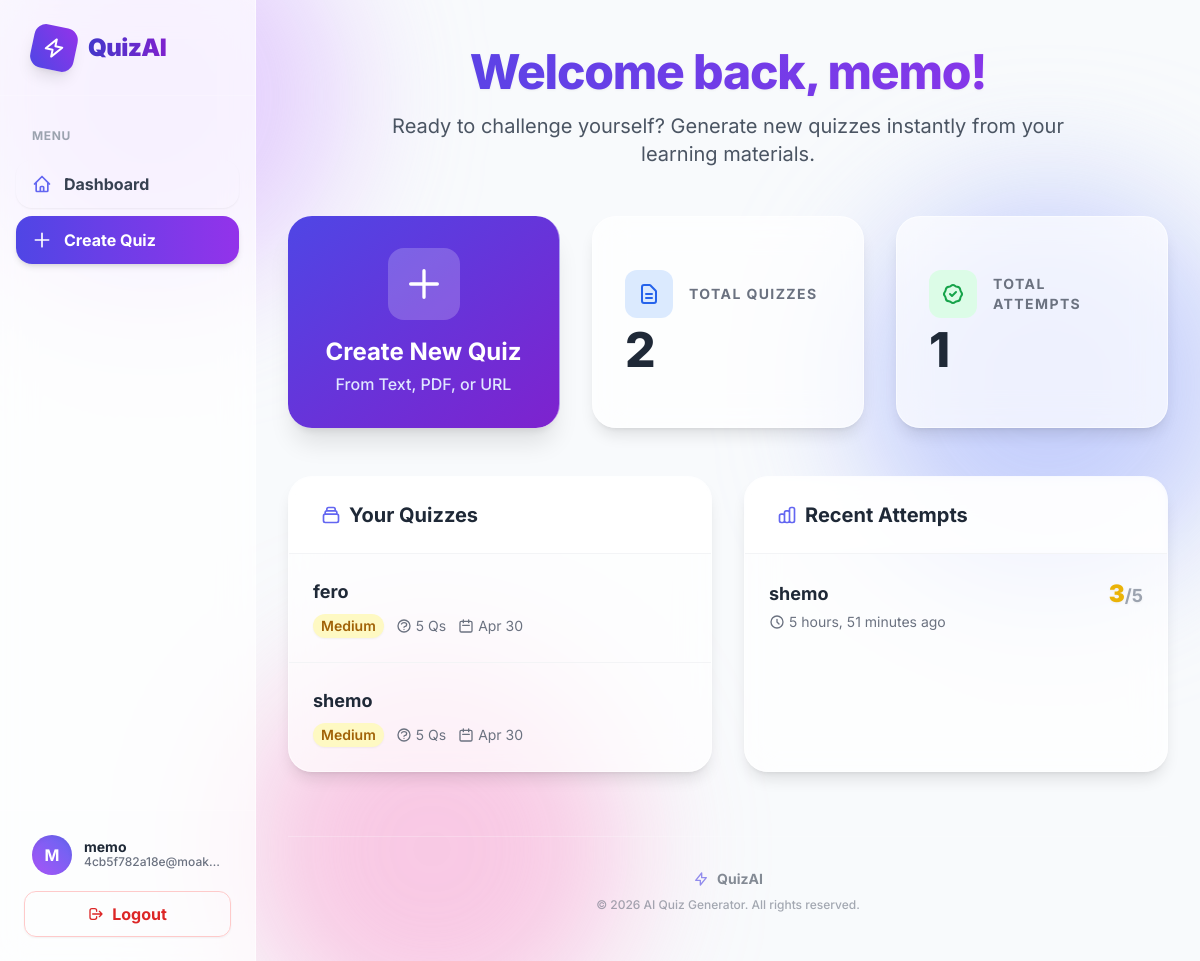
/ (signed in), run on an earlier commit of the app's database.
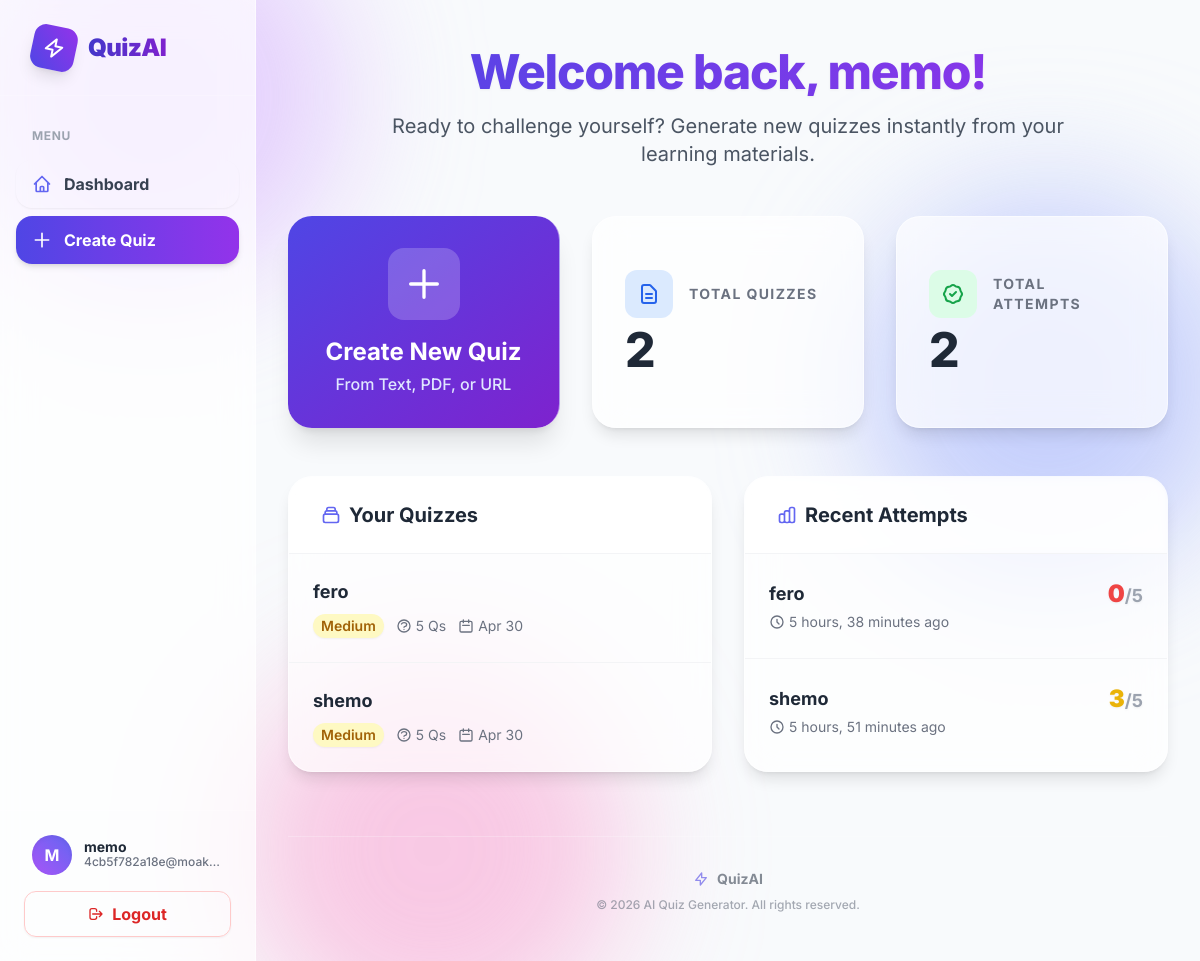
And on a later commit of the database.
### core/models.py (models this page shows, shortened)
class User(AbstractUser):
    email = models.EmailField(unique=True)
    is_email_verified = models.BooleanField(default=False)

class Quiz(models.Model):
    id = models.UUIDField(primary_key=True, default=uuid.uuid4, editable=False)
    user = models.ForeignKey(User, on_delete=models.CASCADE, related_name='quizzes')
    title = models.CharField(max_length=255)
    difficulty = models.CharField(max_length=50, choices=[('Easy', 'Easy'), ('Medium', 'Medium'), ('Hard', 'Hard')])
    created_at = models.DateTimeField(auto_now_add=True)

class QuizSession(models.Model):
    id = models.UUIDField(primary_key=True, default=uuid.uuid4, editable=False)
    user = models.ForeignKey(User, on_delete=models.CASCADE, related_name='sessions')
    quiz = models.ForeignKey(Quiz, on_delete=models.CASCADE, related_name='sessions')
    score = models.IntegerField(default=0)
    total_questions = models.IntegerField(default=0)
    created_at = models.DateTimeField(auto_now_add=True)

### core/views.py (the view)
# urls.py: path('', views.home_view, name='home'),
@login_required
def home_view(request):
    quizzes = Quiz.objects.filter(user=request.user).order_by('-created_at')
    sessions = QuizSession.objects.filter(user=request.user).order_by('-created_at')[:5]
    return render(request, 'core/home.html', {'quizzes': quizzes, 'sessions': sessions})

### templates/core/home.html (shortened to what this page needs)
{% extends 'base.html' %}
{% block content %}
<div class="mb-8 md:mb-12 text-center animate-slide-up opacity-0 px-4">
    <h1 class="text-3xl sm:text-4xl md:text-5xl font-extrabold text-transparent bg-clip-text bg-gradient-to-r from-indigo-600 to-purple-600 tracking-tight mb-3 md:mb-4 drop-shadow-sm">Welcome back, {{ user.username }}!</h1>
    <p class="text-lg md:text-xl text-gray-600 max-w-2xl mx-auto">Ready to challenge yourself? Generate new quizzes instantly from your learning materials.</p>
</div>
<div class="grid grid-cols-1 sm:grid-cols-2 md:grid-cols-3 gap-4 sm:gap-6 md:gap-8 mb-8 md:mb-12">
    <div class="glass text-white rounded-3xl shadow-xl p-6 md:p-8 flex flex-col items-center justify-center transition-all duration-300 hover:-translate-y-2 hover:shadow-2xl cursor-pointer relative overflow-hidden group animate-slide-up opacity-0 delay-100 bg-gradient-to-br from-indigo-600 to-purple-700 sm:col-span-2 md:col-span-1" onclick="location.href='{% url 'generate_quiz' %}'">
        <div class="relative z-10 flex flex-col items-center text-center">
            <div class="bg-white/20 p-4 rounded-2xl mb-4 group-hover:scale-110 transition-transform duration-300">
                <svg class="w-8 h-8 md:w-10 md:h-10" fill="none" stroke="currentColor" viewBox="0 0 24 24"><path stroke-linecap="round" stroke-linejoin="round" stroke-width="2" d="M12 4v16m8-8H4"></path></svg>
            </div>
            <h3 class="text-xl md:text-2xl font-bold mb-1">Create New Quiz</h3>
            <p class="text-indigo-100 font-medium text-sm md:text-base">From Text, PDF, or URL</p>
        </div>
    </div>
    <div class="glass rounded-3xl shadow-lg p-6 md:p-8 border border-white/50 flex flex-col justify-center animate-slide-up opacity-0 delay-200 transition-all hover:shadow-xl hover:-translate-y-1">
        <div class="flex items-center gap-3 md:gap-4 mb-2">
            <div class="p-2 md:p-3 bg-blue-100 text-blue-600 rounded-xl">
                <svg class="w-5 h-5 md:w-6 md:h-6" fill="none" stroke="currentColor" viewBox="0 0 24 24"><path stroke-linecap="round" stroke-linejoin="round" stroke-width="2" d="M9 12h6m-6 4h6m2 5H7a2 2 0 01-2-2V5a2 2 0 012-2h5.586a1 1 0 01.707.293l5.414 5.414a1 1 0 01.293.707V19a2 2 0 01-2 2z"></path></svg>
            </div>
            <h3 class="text-gray-500 text-xs md:text-sm font-bold uppercase tracking-widest">Total Quizzes</h3>
        </div>
        <p class="text-4xl md:text-5xl font-extrabold text-gray-800">{{ quizzes.count }}</p>
    </div>
    <div class="glass rounded-3xl shadow-lg p-6 md:p-8 border border-white/50 flex flex-col justify-center animate-slide-up opacity-0 delay-300 transition-all hover:shadow-xl hover:-translate-y-1">
        <div class="flex items-center gap-3 md:gap-4 mb-2">
            <div class="p-2 md:p-3 bg-green-100 text-green-600 rounded-xl">
            </div>
            <h3 class="text-gray-500 text-xs md:text-sm font-bold uppercase tracking-widest">Total Attempts</h3>
        </div>
        <p class="text-4xl md:text-5xl font-extrabold text-gray-800">{{ sessions.count }}</p>
    </div>
</div>
<div class="grid grid-cols-1 lg:grid-cols-2 gap-6 md:gap-8">
    <div class="glass rounded-3xl shadow-lg border border-white/50 overflow-hidden animate-slide-up opacity-0 delay-400 flex flex-col">
        <div class="px-6 md:px-8 py-4 md:py-6 border-b border-gray-100 bg-white/40 backdrop-blur-sm">
            <h3 class="text-lg md:text-xl font-bold text-gray-800 flex items-center gap-2">
                Your Quizzes
            </h3>
        </div>
        <ul class="divide-y divide-gray-100 max-h-[400px] overflow-y-auto custom-scrollbar">
            {% for quiz in quizzes %}
            <li class="p-4 md:p-6 hover:bg-white/60 transition duration-200 group">
                <div class="flex flex-col sm:flex-row sm:items-center justify-between gap-4">
                    <div>
                        <h4 class="text-base md:text-lg font-bold text-gray-800 group-hover:text-indigo-600 transition-colors"><a href="{% url 'quiz_detail' quiz.id %}">{{ quiz.title }}</a></h4>
                        <div class="mt-2 flex flex-wrap items-center gap-2 md:gap-3 text-xs md:text-sm text-gray-500">
                            <span class="inline-flex items-center px-2 py-0.5 rounded-full font-semibold shadow-sm {% if quiz.difficulty == 'Easy' %}bg-green-100 text-green-700{% elif quiz.difficulty == 'Medium' %}bg-yellow-100 text-yellow-700{% else %}bg-red-100 text-red-700{% endif %}">
                                {{ quiz.difficulty }}
                            </span>
                            <span class="flex items-center gap-1"><svg class="w-4 h-4" fill="none" stroke="currentColor" viewBox="0 0 24 24"><path stroke-linecap="round" stroke-linejoin="round" stroke-width="2" d="M8.228 9c.549-1.165 2.03-2 3.772-2 2.21 0 4 1.343 4 3 0 1.4-1.278 2.575-3.006 2.907-.542.104-.994.54-.994 1.093m0 3h.01M21 12a9 9 0 11-18 0 9 9 0 0118 0z"></path></svg> {{ quiz.questions.count }} Qs</span>
                            <span class="flex items-center gap-1"><svg class="w-4 h-4" fill="none" stroke="currentColor" viewBox="0 0 24 24"><path stroke-linecap="round" stroke-linejoin="round" stroke-width="2" d="M8 7V3m8 4V3m-9 8h10M5 21h14a2 2 0 002-2V7a2 2 0 00-2-2H5a2 2 0 00-2 2v12a2 2 0 002 2z"></path></svg> {{ quiz.created_at|date:"M d" }}</span>
                        </div>
                    </div>
                </div>
            </li>
            {% endfor %}
        </ul>
    </div>
    <div class="glass rounded-3xl shadow-lg border border-white/50 overflow-hidden animate-slide-up opacity-0 delay-500 flex flex-col">
        <div class="px-6 md:px-8 py-4 md:py-6 border-b border-gray-100 bg-white/40 backdrop-blur-sm">
            <h3 class="text-lg md:text-xl font-bold text-gray-800 flex items-center gap-2">
                Recent Attempts
            </h3>
        </div>
        <ul class="divide-y divide-gray-100 max-h-[400px] overflow-y-auto custom-scrollbar">
            {% for session in sessions %}
            <li class="p-4 md:p-6 hover:bg-white/60 transition duration-200 group">
                <div class="flex items-center justify-between">
                    <div>
                        <h4 class="text-base md:text-lg font-bold text-gray-800">{{ session.quiz.title }}</h4>
                        <p class="mt-1 text-xs md:text-sm text-gray-500 flex items-center gap-1"><svg class="w-4 h-4" fill="none" stroke="currentColor" viewBox="0 0 24 24"><path stroke-linecap="round" stroke-linejoin="round" stroke-width="2" d="M12 8v4l3 3m6-3a9 9 0 11-18 0 9 9 0 0118 0z"></path></svg> {{ session.created_at|timesince }} ago</p>
                    </div>
                    <div class="text-right flex flex-col items-end">
                        <div class="text-xl md:text-2xl font-black drop-shadow-sm {% if session.score >= session.total_questions|add:'-1' %}text-green-500{% elif session.score >= session.total_questions|add:'-3' %}text-yellow-500{% else %}text-red-500{% endif %}">
                            {{ session.score }}<span class="text-sm md:text-lg text-gray-400 font-bold">/{{ session.total_questions }}</span>
                        </div>
                    </div>
                </div>
            </li>
            {% endfor %}
        </ul>
    </div>
</div>
{% endblock %}

### templates/base.html (shortened to what this page needs)
<!DOCTYPE html>
<html lang="en">
<head>
    <script src="https://cdn.tailwindcss.com"></script>
</head>
<body class="bg-slate-50 text-gray-800 h-screen overflow-hidden flex relative">
    <div class="fixed inset-0 w-full h-full z-[-1] pointer-events-none overflow-hidden">
        <div class="absolute top-[-10%] -left-10 w-96 h-96 bg-purple-300 rounded-full mix-blend-multiply filter blur-3xl opacity-60 animate-blob"></div>
        <div class="absolute top-[20%] -right-10 w-96 h-96 bg-indigo-300 rounded-full mix-blend-multiply filter blur-3xl opacity-60 animate-blob delay-200"></div>
        <div class="absolute -bottom-20 left-[20%] w-96 h-96 bg-pink-300 rounded-full mix-blend-multiply filter blur-3xl opacity-60 animate-blob delay-400"></div>
    </div>
    <aside id="sidebar" class="glass w-64 h-full flex flex-col justify-between fixed md:relative z-50 transform -translate-x-full md:translate-x-0 transition-transform duration-300 ease-in-out shadow-2xl md:shadow-none">
        <div>
            <div class="h-24 flex items-center px-8 border-b border-white/20">
                <a href="{% url 'home' %}" class="font-black text-2xl tracking-tight flex items-center gap-3 text-gray-800 hover:scale-105 transition-transform origin-left group">
                    <div class="bg-gradient-to-tr from-indigo-600 to-purple-600 p-2.5 rounded-xl shadow-lg text-white transform rotate-12 group-hover:rotate-0 transition-transform">
                        <svg class="w-6 h-6" fill="none" stroke="currentColor" viewBox="0 0 24 24"><path stroke-linecap="round" stroke-linejoin="round" stroke-width="2" d="M13 10V3L4 14h7v7l9-11h-7z"></path></svg>
                    </div>
                    <span class="bg-clip-text text-transparent bg-gradient-to-r from-indigo-700 to-purple-700">QuizAI</span>
                </a>
            </div>
            <div class="px-4 py-8 space-y-2">
                <p class="px-4 text-xs font-bold uppercase tracking-wider text-gray-400 mb-4">Menu</p>
                <a href="{% url 'home' %}" class="flex items-center gap-3 px-4 py-3 rounded-2xl font-bold text-gray-700 hover:text-indigo-700 hover:bg-white/60 transition-all shadow-sm hover:shadow-md">
                    Dashboard
                </a>
                {% if user.is_authenticated %}
                <a href="{% url 'generate_quiz' %}" class="flex items-center gap-3 px-4 py-3 rounded-2xl font-bold text-white bg-gradient-to-r from-indigo-600 to-purple-600 hover:from-indigo-700 hover:to-purple-700 transition-all shadow-md hover:shadow-xl hover:-translate-y-0.5 mt-4">
                    <svg class="w-5 h-5" fill="none" stroke="currentColor" viewBox="0 0 24 24"><path stroke-linecap="round" stroke-linejoin="round" stroke-width="2" d="M12 4v16m8-8H4"></path></svg>
                    Create Quiz
                </a>
                {% endif %}
            </div>
        </div>
        <div class="p-6 border-t border-white/20">
            {% if user.is_authenticated %}
                <div class="flex items-center gap-3 mb-4 px-2">
                    <div class="w-10 h-10 rounded-full bg-gradient-to-tr from-purple-500 to-indigo-500 flex items-center justify-center text-white font-bold shadow-inner">
                        {{ user.username|make_list|first|upper }}
                    </div>
                    <div class="flex flex-col">
                        <span class="text-sm font-bold text-gray-800 leading-none">{{ user.username }}</span>
                        <span class="text-xs font-medium text-gray-500">{{ user.email|truncatechars:18 }}</span>
                    </div>
                </div>
                <a href="{% url 'logout' %}" class="flex items-center justify-center gap-2 w-full px-4 py-2.5 rounded-xl font-bold text-red-600 hover:text-white hover:bg-red-500 border border-red-200 hover:border-transparent transition-all shadow-sm">
                    <svg class="w-4 h-4" fill="none" stroke="currentColor" viewBox="0 0 24 24"><path stroke-linecap="round" stroke-linejoin="round" stroke-width="2" d="M17 16l4-4m0 0l-4-4m4 4H7m6 4v1a3 3 0 01-3 3H6a3 3 0 01-3-3V7a3 3 0 013-3h4a3 3 0 013 3v1"></path></svg>
                    Logout
                </a>
            {% endif %}
        </div>
    </aside>
    <main class="flex-1 h-full overflow-y-auto overflow-x-hidden pt-20 md:pt-0 relative z-10 custom-scrollbar">
        <div class="container mx-auto px-4 sm:px-6 lg:px-8 py-8 md:py-12 max-w-[1600px] w-full">
            {% block content %}
            {% endblock %}
            <div class="mt-16 pt-8 border-t border-white/40 flex flex-col items-center justify-center text-center opacity-60">
                <div class="flex items-center gap-2 mb-2">
                    <svg class="w-4 h-4 text-indigo-600" fill="none" stroke="currentColor" viewBox="0 0 24 24"><path stroke-linecap="round" stroke-linejoin="round" stroke-width="2" d="M13 10V3L4 14h7v7l9-11h-7z"></path></svg>
                    <span class="font-bold text-gray-700 text-sm">QuizAI</span>
                </div>
                <p class="text-xs font-medium text-gray-500">&copy; 2026 AI Quiz Generator. All rights reserved.</p>
            </div>
        </div>
    </main>
</body>
</html>

### templates/base.html (style rules this page uses)
body { font-family: 'Inter', sans-serif; }
.delay-100 { animation-delay: 100ms; }
.delay-200 { animation-delay: 200ms; }
.delay-300 { animation-delay: 300ms; }
.delay-400 { animation-delay: 400ms; }
.delay-500 { animation-delay: 500ms; }
.glass { background: rgba(255, 255, 255, 0.7); backdrop-filter: blur(16px); -webkit-backdrop-filter: blur(16px); border-right: 1px solid rgba(255, 255, 255, 0.5); }

What changed in the data, as far as the page shows it:
added QuizSession: quiz "fero", created_at "5 hours, 38 minutes", score "0", total_questions "5"
Also different on the page:
{{ sessions.count }}: "1" → "2"
